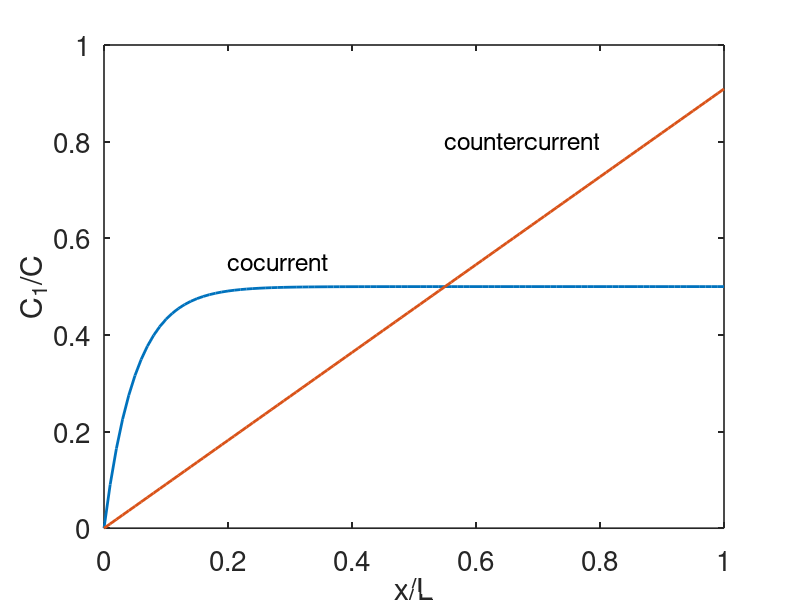

The MATLAB script that drew this image:
% co-current/countercurrent comparison
clear all; close all; clc;
set(0,                           ...
   'defaultaxesfontsize', 20,   ...
   'defaultaxeslinewidth', 1.2, ...
   'defaultlinelinewidth', 2.0); 


alpha = 10;
x = [0:.01:1];

Cco = (1-exp(-2*alpha*x))/2;
Ccount = alpha*x/(1+alpha);

figure(1)
plot(x,Cco,x,Ccount)
xlabel('x/L')
ylabel('C_1/C')
text(.2,.55,'cocurrent','fontsize',18)
text(.55,.8,'countercurrent','fontsize',18)
